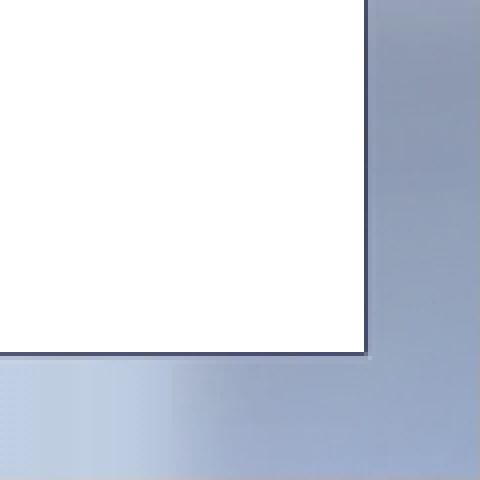
#> input picture docs/analysis/audit_Frame_br.png, 480 x 480 px, given in place of blueSheet.png, which was not available
$ python render_ref.py
#> lines starting #> are read from the running program, lines starting #| are printed output that depends on the picture
"""
render_ref.py —— 离线复刻 ArkTS 端的渲染逻辑，生成参考图。

目的：在装机之前用像素比对验证布局（状态条位置、渐变、阴影、数字、地板），
避免每一版都要插线装机才能看到效果。

与 GameController.ets 保持同一套坐标约定：
  unit = 每个逻辑单位的设备像素数 = 2 × 缩放档位 n
  棋盘区 = 白色地板 + 左/右/下三边 1px 凹槽线
  底部状态条 = [时钟][计时面板] …… [雷数面板][雷图标]，贴着棋盘左右沿

用法：
  python render_ref.py [输出png] [行] [列] [雷数] [n]
"""

import os
import sys
import random
from PIL import Image, ImageDraw, ImageFont

BASE = r"C:\Users\19161\Desktop\minesweeper-refs\win7-assets\images"

TILE = 18
SPRITE_SCALE = 2
GRAD_COLS, GRAD_ROWS, GRAD_PER_ROW = 30, 24, 25

COLOR_OUTSIDE = (198, 206, 222, 255)
COLOR_FLOOR = (255, 255, 255, 255)
COLOR_SUNKEN = (76, 85, 111, 255)

STRIP_BAND = 32
STRIP_CLOCK_SIZE = 25
STRIP_PANEL_W = 40
STRIP_PANEL_H = 21
STRIP_GAP = 6

# 逻辑坐标（Theme.ets）
RECT_FLAG = (400, 560, 18, 18)
RECT_QUESTION = (420, 560, 18, 18)
RECT_HILITE = (440, 560, 18, 18)
RECT_MISFLAG = (460, 560, 18, 18)
RECT_SHADOW_U = (480, 560, 18, 3)
RECT_SHADOW_L = (1012, 0, 3, 18)
RECT_COUNTER = (0, 580, 40, 21)
RECT_MINE = (27, 0, 18, 18)
RECT_PANEL_MINE = (0, 0, 25, 25)
RECT_CLOCK = (905, 425, 25, 25)


def gradient_frame(row, col, rows, cols):
    r = min(GRAD_ROWS - 1, row + max(0, (GRAD_ROWS - rows) // 2))
    c = min(GRAD_COLS - 1, col + max(0, (GRAD_COLS - cols) // 2))
    return r * GRAD_COLS + c


def strip_margin(cols):
    return max(0, round((cols - 12.5) * TILE / 7))


class Renderer:
    def __init__(self, rows=9, cols=9, mines=10, n=2, canvas=(1200, 900)):
#> called with rows = 9, cols = 9, mines = 10, n = 2, canvas = (1200, 900)
        self.rows, self.cols = rows, cols
        self.mines = mines
        self.unit = 2 * n
        self.tile = TILE * self.unit
        self.canvas = canvas
        self.img = Image.new("RGBA", canvas, COLOR_OUTSIDE)
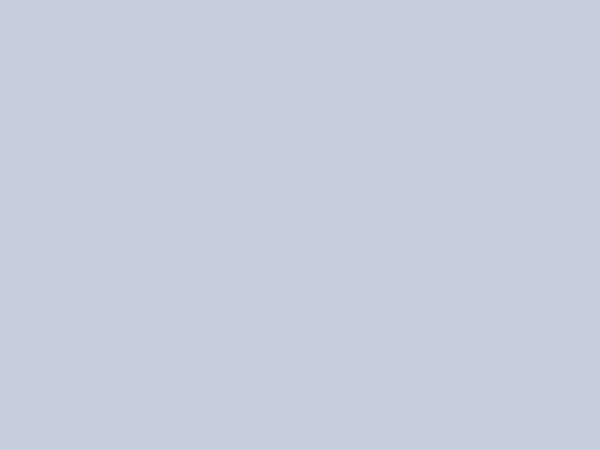
#> self.img: PIL image 1200x900 RGBA (shown at 1/2 size); mean R, G, B, A 198, 206, 222, 255
        self.d = ImageDraw.Draw(self.img)
        self.blue = Image.open(os.path.join(BASE, "blueSheet.png")).convert("RGBA")
        self.game = Image.open(os.path.join(BASE, "minesweeperSheet.png")).convert("RGBA")
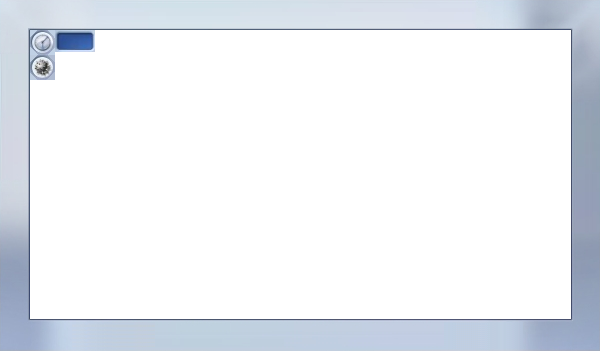
#> input picture docs/analysis/audit_Frame_full.png, 600 x 351 px, given in place of minesweeperSheet.png, which was not available
        self.other = Image.open(os.path.join(BASE, "otherSheet.png")).convert("RGBA")

        board_w = cols * self.tile
        board_h = rows * self.tile
        # 棋盘居中，纵向给状态条留出 32 个逻辑单位
        self.board_x = (canvas[0] - board_w) // 2
        self.board_y = (canvas[1] - (board_h + STRIP_BAND * self.unit)) // 2

    # ---------- 基础绘制 ----------

    def sprite(self, sheet, rect, dx, dy, dw, dh):
        """rect 是逻辑坐标 [x,y,w,h]；目标尺寸单位是设备像素。"""
        sx, sy, sw, sh = [v * SPRITE_SCALE for v in rect]
        crop = sheet.crop((sx, sy, sx + sw, sy + sh))
        if crop.size != (int(dw), int(dh)):
            crop = crop.resize((int(dw), int(dh)), Image.NEAREST)
        self.img.alpha_composite(crop, (int(dx), int(dy)))

    def sprite_scaled(self, sheet, rect, dx, dy):
        """目标尺寸 = 逻辑尺寸 × unit。"""
        self.sprite(sheet, rect, dx, dy, rect[2] * self.unit, rect[3] * self.unit)

    def draw_board_area(self):
        x, y = self.board_x, self.board_y
        w, h = self.cols * self.tile, self.rows * self.tile
        self.d.rectangle([x, y, x + w, y + h], fill=COLOR_FLOOR)
        # 凹槽线：左、右、下各 1px
        self.d.rectangle([x - 1, y, x - 1, y + h], fill=COLOR_SUNKEN)
        self.d.rectangle([x + w, y, x + w, y + h], fill=COLOR_SUNKEN)
        self.d.rectangle([x - 1, y + h, x + w, y + h], fill=COLOR_SUNKEN)

    def draw_cell(self, r, c, state):
        x = self.board_x + c * self.tile
        y = self.board_y + r * self.tile
        if not state["revealed"]:
            f = gradient_frame(r, c, self.rows, self.cols)
            self.sprite_scaled(self.blue, (TILE * (f % GRAD_PER_ROW), TILE * (f // GRAD_PER_ROW), TILE, TILE), x, y)
            if state.get("flag"):
                self.sprite_scaled(self.blue, RECT_FLAG, x, y)
            if state.get("question"):
                self.sprite_scaled(self.blue, RECT_QUESTION, x, y)
            if state.get("misflagged"):
                self.sprite_scaled(self.blue, RECT_MISFLAG, x, y)
            return
        # 地板 = 该格的「按下态」渐变砖块（浅灰）
        f = gradient_frame(r, c, self.rows, self.cols)
        self.sprite_scaled(self.blue, (TILE * (f % GRAD_PER_ROW) + 500, TILE * (f // GRAD_PER_ROW), TILE, TILE), x, y)
        # 黑边：上方/左方有凸起格子时
        up = (r == 0) or not state["up_covered"]
        left = (c == 0) or not state["left_covered"]
        t = 3 * self.unit
        if up:
            self.sprite_scaled(self.blue, RECT_SHADOW_U, x, y)
        if left:
            if up:
                self.sprite(self.blue, (1012, 3, 3, 15), x, y + t, 3 * self.unit, 15 * self.unit)
            else:
                self.sprite_scaled(self.blue, RECT_SHADOW_L, x, y)
        n = state.get("adjacent", 0)
        if state.get("exploded"):
            self.sprite_scaled(self.game, RECT_MINE, x, y)
        elif state.get("mine"):
            self.sprite_scaled(self.game, RECT_MINE, x, y)
        elif state.get("misflagged"):
            self.sprite_scaled(self.blue, RECT_FLAG, x, y)
            self.sprite_scaled(self.blue, RECT_MISFLAG, x, y)
        elif n > 0:
            rect = (1000, 15 * (n - 1), 12, 15)
            w, h = 12 * self.unit, 15 * self.unit
            self.sprite(self.blue, rect, x + (self.tile - w) // 2, y + (self.tile - h) // 2, w, h)

    def draw_strip(self, seconds, mines_left):
        u = self.unit
        bottom = self.board_y + self.rows * self.tile
        right = self.board_x + self.cols * self.tile
        margin = strip_margin(self.cols) * u

        clock_x = self.board_x + margin
        clock_y = bottom + round((STRIP_BAND - STRIP_CLOCK_SIZE) / 2) * u
        time_x = clock_x + (STRIP_CLOCK_SIZE + STRIP_GAP) * u
        time_y = bottom + round((STRIP_BAND - STRIP_PANEL_H) / 2) * u
        icon_x = right - margin - STRIP_CLOCK_SIZE * u
        icon_y = clock_y
        mine_x = icon_x - (STRIP_GAP + STRIP_PANEL_W) * u
        mine_y = time_y

        self.sprite_scaled(self.other, RECT_CLOCK, clock_x, clock_y)
        self.sprite_scaled(self.blue, RECT_COUNTER, time_x, time_y)
        self.sprite_scaled(self.blue, RECT_COUNTER, mine_x, mine_y)
        self.sprite_scaled(self.game, RECT_PANEL_MINE, icon_x, icon_y)

        size = max(8, int(12 * u))
        try:
            font = ImageFont.truetype(r"C:\Windows\Fonts\arialbd.ttf", size)
        except OSError:
            font = ImageFont.load_default()
        for text, bx, by in ((str(seconds), time_x, time_y), (str(mines_left), mine_x, mine_y)):
            w, h = STRIP_PANEL_W * u, STRIP_PANEL_H * u
            bbox = self.d.textbbox((0, 0), text, font=font)
            tw, th = bbox[2] - bbox[0], bbox[3] - bbox[1]
            self.d.text((bx + (w - tw) / 2 - bbox[0], by + (h - th) / 2 - bbox[1]),
                        text, font=font, fill=(255, 255, 255, 255))

    def render(self, cells, seconds=25, mines_left=10):
        self.draw_board_area()
        for r in range(self.rows):
            for c in range(self.cols):
                st = cells[r][c]
                st["up_covered"] = r > 0 and not cells[r - 1][c]["revealed"]
                st["left_covered"] = c > 0 and not cells[r][c - 1]["revealed"]
                self.draw_cell(r, c, st)
        self.draw_strip(seconds, mines_left)
        return self.img


def make_board(rows, cols, mines, seed=7, lost=False):
    """摆一个像样的局面：左上角开了一片，右上角有旗和问号。

    lost=True 时按引擎 lose() 的规则补出判负后的画面：
    未插旗的雷全部翻开（其中一颗是踩中的），插错旗的安全格打叉。
    """
#> called with rows = 9, cols = 9, mines = 10, seed = 7, lost = False
    rng = random.Random(seed)
    cells = [[{"revealed": False, "adjacent": 0, "mine": False} for _ in range(cols)] for _ in range(rows)]
    revealed = set()
    stack = [(0, 0)]
    while stack and len(revealed) < 18:
        r, c = stack.pop()
        if (r, c) in revealed:
            continue
        revealed.add((r, c))
        for dr in (-1, 0, 1):
            for dc in (-1, 0, 1):
                nr, nc = r + dr, c + dc
                if 0 <= nr < rows and 0 <= nc < cols and (nr, nc) not in revealed:
                    stack.append((nr, nc))
    mines_set = set()
    while len(mines_set) < mines:
        mines_set.add((rng.randrange(rows), rng.randrange(cols)))
    for r, c in mines_set:
        cells[r][c]["mine"] = True
    for r, c in revealed:
        if cells[r][c]["mine"]:
            continue
        n = sum(1 for dr in (-1, 0, 1) for dc in (-1, 0, 1)
                if 0 <= r + dr < rows and 0 <= c + dc < cols and cells[r + dr][c + dc]["mine"])
        cells[r][c]["revealed"] = True
        cells[r][c]["adjacent"] = n
    cells[1][cols - 1]["flag"] = True
    cells[0][cols - 1]["question"] = True

    if lost:
        # 踩中一颗雷：所有未插旗的雷翻开，一颗标记为 exploded
        flagged = {(r, c) for r in range(rows) for c in range(cols) if cells[r][c].get("flag")}
        hit = None
        for r, c in sorted(mines_set - flagged):
            cells[r][c]["revealed"] = True
            cells[r][c]["adjacent"] = 0
            if hit is None:
                hit = (r, c)
        if hit:
            cells[hit[0]][hit[1]]["exploded"] = True
        # 安全格上插错旗
        for r, c in flagged:
            if not cells[r][c]["mine"]:
                cells[r][c]["misflagged"] = True
                break
    return cells


if __name__ == "__main__":
    out = sys.argv[1] if len(sys.argv) > 1 else r"D:\software\harmony\projects\minesweeper\docs\analysis\ref_render.png"
    rows = int(sys.argv[2]) if len(sys.argv) > 2 else 9
    cols = int(sys.argv[3]) if len(sys.argv) > 3 else 9
    mines = int(sys.argv[4]) if len(sys.argv) > 4 else 10
    n = int(sys.argv[5]) if len(sys.argv) > 5 else 2
    cw, ch = (1200, 900) if cols <= 16 else (1400, 1000)
    lost = len(sys.argv) > 6 and sys.argv[6] == "lost"
    r = Renderer(rows, cols, mines, n, (cw, ch))
    img = r.render(make_board(rows, cols, mines, lost=lost))
#> the loop in render, `for r in range(self.rows):` made 9 passes
#> pass 1, in sprite (call 8), `crop = sheet.crop((sx, sy, sx + sw, sy + sh))`:
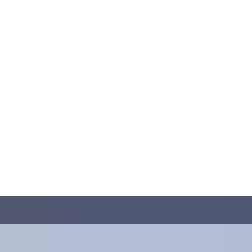
#> crop: PIL image 36x36 RGBA (shown 7 times larger); mean R, G, B, A 227.3, 229.1, 234.6, 255
#> the loop in draw_strip, `for text, bx, by in ((str(seconds), time_x, time_y), (str(mines_left),..` made 2 passes
#> (bbox, tw, th) on passes 1 to 2: ((0, 9, 61, 46), 61, 37), ((0, 9, 61, 46), 61, 37)
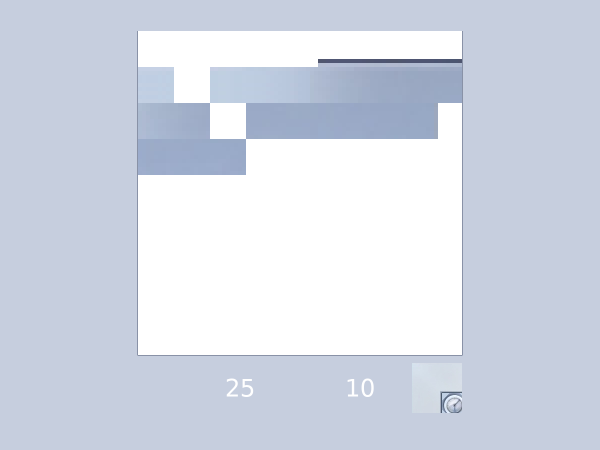
#> img: PIL image 1200x900 RGBA (shown at 1/2 size); mean R, G, B, A 211.5, 217.7, 229.8, 255
    img.save(out)
    print("saved", out, img.size, f"unit={r.unit} tile={r.tile} margin={strip_margin(cols)} lost={lost}")
#| saved D:\software\harmony\projects\minesweeper\docs\analysis\ref_render.png (1200, 900) unit=4 tile=72 margin=0 lost=False
